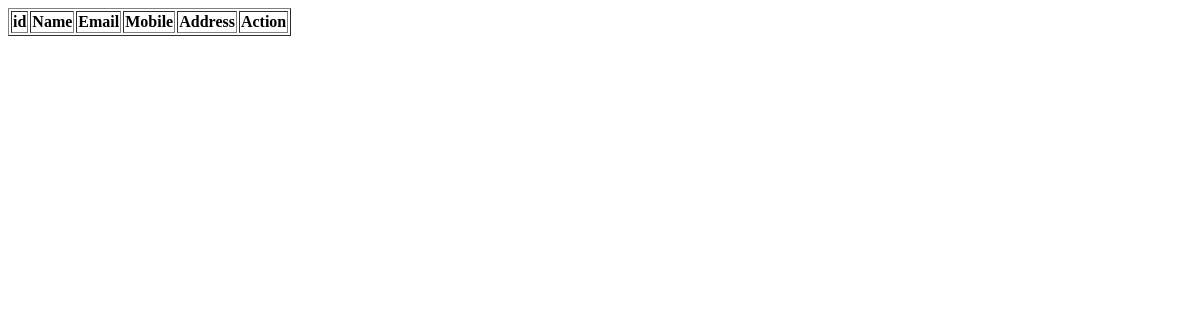
Before: /displaystudent with the older database file.
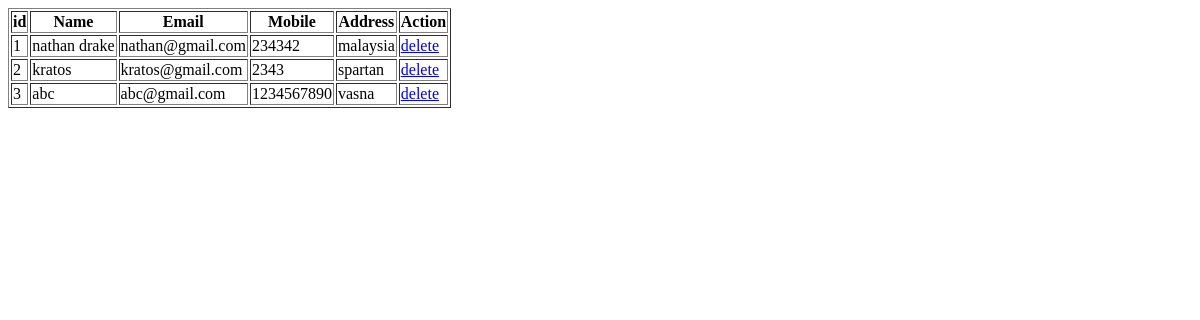
After: the same page with the newer database file.
### myuserapp/models.py (models this page shows)
class student(models.Model):
    sname=models.CharField("name" ,max_length=20)
    email=models.EmailField("email" ,max_length=20)
    mobile=models.CharField("mobile", max_length=10)
    address=models.TextField("address", max_length=10)

### myuserapp/views.py (the view)
# urls.py: path('displaystudent',views.displaystudent),
def displaystudent(request):
    mystudentlist = student.objects.all()
    return render(request,'displaystudent.html',{'mydata':mystudentlist})

### templates/displaystudent.html (shortened to what this page needs)
<!DOCTYPE html>
<html lang="en">
<head>
</head>
<body>
    <table border="1">
    <tr>
        <th>id</th>
        <th>Name</th>
        <th>Email</th>
        <th>Mobile</th>
        <th>Address</th>
        <th>Action</th>
    </tr>
    {% for i in mydata %}
    <tr>
        <td>{{i.id}}</td>
        <td>{{i.sname}}</td>
        <td>{{i.email}}</td>
        <td>{{i.mobile}}</td>
        <td>{{i.address}}</td>
        <td><a href="deletestudent/{{i.id}}">delete</a></td>
    </tr>
    {% endfor %}
</table>
</body>
</html>

Changed rows visible on the page:
added student: id "1", sname "nathan drake", email "nathan@gmail.com", mobile "234342", address "malaysia"
added student: id "2", sname "kratos", email "kratos@gmail.com", mobile "2343", address "spartan"
added student: id "3", sname "abc", email "abc@gmail.com", mobile "1234567890", address "vasna"
